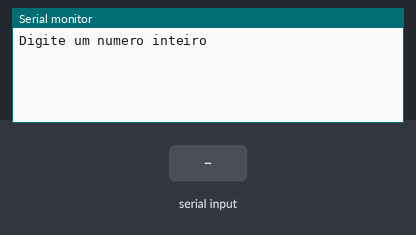
This sketch was run on a simulated Arduino Uno, built with avr-gcc and run on an emulated ATmega328P. Parts: the last lines printed to the serial monitor. The test bench sets the inputs (shaded band).

Above: at 1.2 s.
1.3 s: "90,45\n" received over Serial
At 2.1 s:
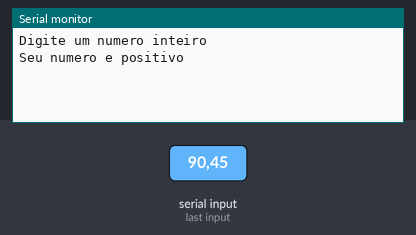
At 5.0 s:
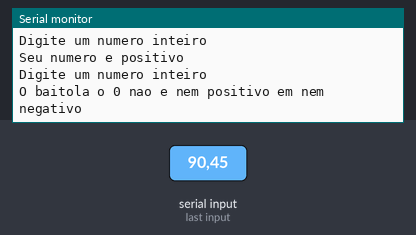

The sketch:

lopal_ex111.ino
```cpp
/* Faça um programa que receba um número inteiro do usuário e informe se este
número é positivo ou negativo.
*/

int N = 0;


void setup()
{
  Serial.begin(9600);
}

void loop()
{
  Serial.println("Digite um numero inteiro");
  while(!Serial.available());
  N = Serial.parseInt();

  if(N > 0)
  Serial.println("Seu numero e positivo");

  if(N < 0)
  Serial.println("Seu numero e negativo");

  if(N == 0)
  Serial.println("O baitola o 0 nao e nem positivo em nem negativo");

  delay(1000);

  Serial.println();
  Serial.println();
}
```

Measured:
- after the input at 1.3 s, the serial monitor: prints a new line at once (image 1)
